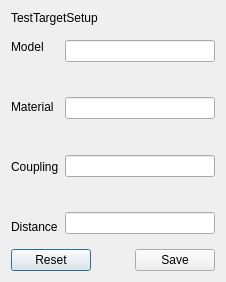
<?xml version="1.0" encoding="UTF-8"?>
<ui version="4.0">
 <class>TestTargetSetupDialog</class>
 <widget class="QDialog" name="TestTargetSetupDialog">
  <property name="geometry">
   <rect>
    <x>0</x>
    <y>0</y>
    <width>226</width>
    <height>282</height>
   </rect>
  </property>
  <property name="windowTitle">
   <string>Dialog</string>
  </property>
  <layout class="QGridLayout" name="gridLayout">
   <item row="0" column="0">
    <layout class="QVBoxLayout" name="verticalLayout_3">
     <item>
      <widget class="QLabel" name="ttSetupLabel">
       <property name="text">
        <string>TestTargetSetup</string>
       </property>
      </widget>
     </item>
     <item>
      <spacer name="verticalSpacer_7">
       <property name="orientation">
        <enum>Qt::Vertical</enum>
       </property>
       <property name="sizeHint" stdset="0">
        <size>
         <width>20</width>
         <height>40</height>
        </size>
       </property>
      </spacer>
     </item>
     <item>
      <layout class="QHBoxLayout" name="horizontalLayout_2">
       <item>
        <layout class="QVBoxLayout" name="verticalLayout">
         <item>
          <widget class="QLabel" name="modelLabel">
           <property name="text">
            <string>Model</string>
           </property>
          </widget>
         </item>
         <item>
          <spacer name="verticalSpacer">
           <property name="orientation">
            <enum>Qt::Vertical</enum>
           </property>
           <property name="sizeHint" stdset="0">
            <size>
             <width>20</width>
             <height>40</height>
            </size>
           </property>
          </spacer>
         </item>
         <item>
          <widget class="QLabel" name="materialLabel">
           <property name="text">
            <string>Material</string>
           </property>
          </widget>
         </item>
         <item>
          <spacer name="verticalSpacer_2">
           <property name="orientation">
            <enum>Qt::Vertical</enum>
           </property>
           <property name="sizeHint" stdset="0">
            <size>
             <width>20</width>
             <height>40</height>
            </size>
           </property>
          </spacer>
         </item>
         <item>
          <widget class="QLabel" name="couplingLabel">
           <property name="text">
            <string>Coupling</string>
           </property>
          </widget>
         </item>
         <item>
          <spacer name="verticalSpacer_3">
           <property name="orientation">
            <enum>Qt::Vertical</enum>
           </property>
           <property name="sizeHint" stdset="0">
            <size>
             <width>20</width>
             <height>40</height>
            </size>
           </property>
          </spacer>
         </item>
         <item>
          <widget class="QLabel" name="distanceLabel">
           <property name="text">
            <string>Distance</string>
           </property>
          </widget>
         </item>
        </layout>
       </item>
       <item>
        <layout class="QVBoxLayout" name="verticalLayout_2">
         <item>
          <widget class="QLineEdit" name="modelEdit"/>
         </item>
         <item>
          <spacer name="verticalSpacer_4">
           <property name="orientation">
            <enum>Qt::Vertical</enum>
           </property>
           <property name="sizeHint" stdset="0">
            <size>
             <width>20</width>
             <height>40</height>
            </size>
           </property>
          </spacer>
         </item>
         <item>
          <widget class="QLineEdit" name="materialEdit"/>
         </item>
         <item>
          <spacer name="verticalSpacer_5">
           <property name="orientation">
            <enum>Qt::Vertical</enum>
           </property>
           <property name="sizeHint" stdset="0">
            <size>
             <width>20</width>
             <height>40</height>
            </size>
           </property>
          </spacer>
         </item>
         <item>
          <widget class="QLineEdit" name="couplingEdit"/>
         </item>
         <item>
          <spacer name="verticalSpacer_6">
           <property name="orientation">
            <enum>Qt::Vertical</enum>
           </property>
           <property name="sizeHint" stdset="0">
            <size>
             <width>20</width>
             <height>40</height>
            </size>
           </property>
          </spacer>
         </item>
         <item>
          <widget class="QLineEdit" name="distanceEdit"/>
         </item>
        </layout>
       </item>
      </layout>
     </item>
     <item>
      <spacer name="verticalSpacer_8">
       <property name="orientation">
        <enum>Qt::Vertical</enum>
       </property>
       <property name="sizeHint" stdset="0">
        <size>
         <width>20</width>
         <height>40</height>
        </size>
       </property>
      </spacer>
     </item>
     <item>
      <layout class="QHBoxLayout" name="horizontalLayout">
       <item>
        <widget class="QPushButton" name="resetBtn">
         <property name="text">
          <string>Reset</string>
         </property>
        </widget>
       </item>
       <item>
        <spacer name="horizontalSpacer">
         <property name="orientation">
          <enum>Qt::Horizontal</enum>
         </property>
         <property name="sizeHint" stdset="0">
          <size>
           <width>40</width>
           <height>20</height>
          </size>
         </property>
        </spacer>
       </item>
       <item>
        <widget class="QPushButton" name="saveBtn">
         <property name="text">
          <string>Save</string>
         </property>
        </widget>
       </item>
      </layout>
     </item>
    </layout>
   </item>
  </layout>
 </widget>
 <resources/>
 <connections/>
</ui>
